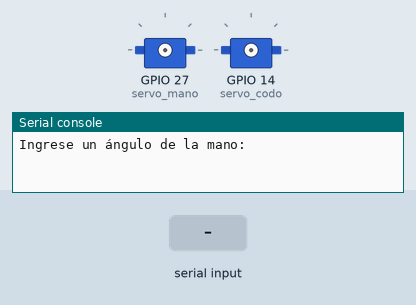
This program was run on a simulated ESP32 board running MicroPython. Shown: 2 × servo, the last lines printed to the serial console. Inputs (shaded band) come from the test bench. Servo angles are drawn from the pulse width (0.5 ms = 0°, 2.5 ms = 180°).

Above: at 1.2 s.
1.3 s: "5" typed at the serial console, then Enter
2.8 s: "90" typed at the serial console, then Enter
4.3 s: "200" typed at the serial console, then Enter
5.8 s: "1" typed at the serial console, then Enter
At 6.4 s:
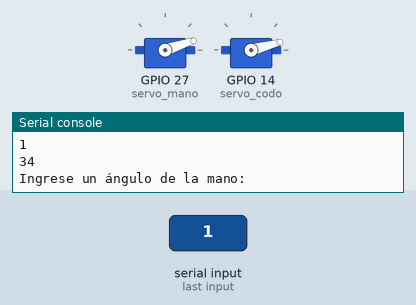
7.3 s: "90" typed at the serial console, then Enter
At 8.7 s:
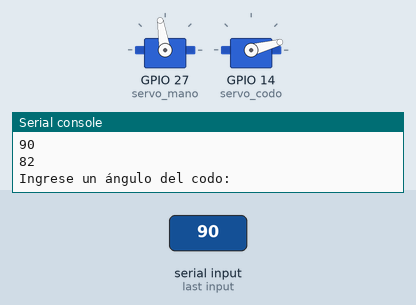
Timing chart, 0 to 9.8 s (numbered marks = the images above; inputs shaded):
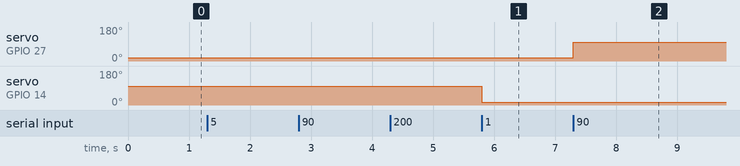

Measured:
- after the input at 5.8 s, servo on GPIO 14 (servo_codo): 99° → 15° at once
- after the input at 7.3 s, servo on GPIO 27 (servo_mano): 18° → 99° at once

The program:

servo_brazo.py
```python
from machine import Pin, PWM
import utime

def main():

    servo_mano = PWM(Pin(27), freq = 50)
    servo_codo = PWM(Pin(14), freq = 50)
    servo_brazo = PWM(Pin(12), freq = 50)

    def map(x):
        return int((x - 0) * (130- 34) / (180 - 0) + 34)

    while True:
        angulo = float(input('Ingrese un ángulo de la mano: '))
        if angulo >= 0 and angulo <= 180:
            m = map(angulo)
            servo_mano.duty(m)
            print(m)

        else:
            print('Digite un ángulo entre 0 y 180')

        angulo = float(input('Ingrese un ángulo del codo: '))


        if angulo >= 0 and angulo <= 180:
            m = map(angulo)
            servo_codo.duty(m)
            print(m)

        else:
            print('Digite un ángulo entre 0 y 180')


if __name__ == '__main__':
    main()
```
